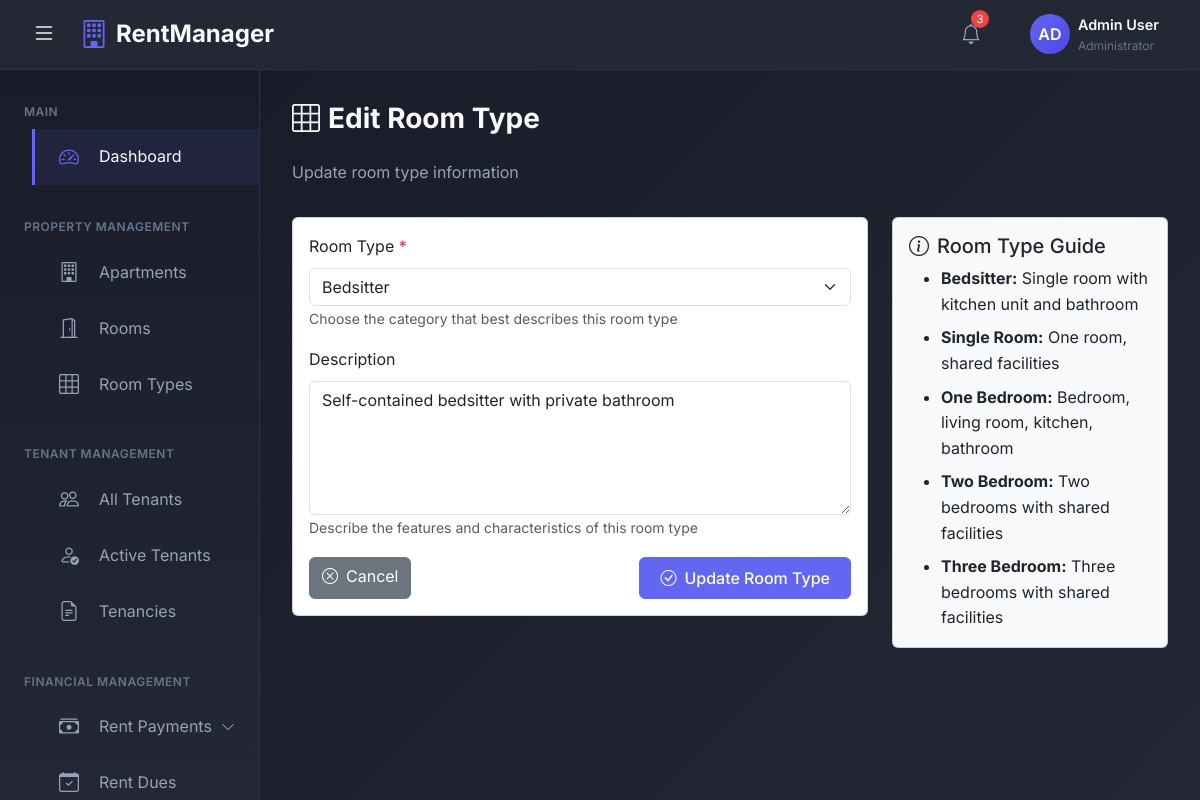
Page /room-types/1/edit/ (signed in) on the committed database.
### rental_app/models.py (models this page shows, shortened)
class RoomType(models.Model):
    ROOM_CHOICES = (
        ('bedsitter', 'Bedsitter'),
        ('single_room', 'Single Room'),
        ('one_bedroom', 'One Bedroom'),
        ('two_bedroom', 'Two Bedroom'),
        ('three_bedroom', 'Three Bedroom'),
    )
    name = models.CharField(max_length=50, choices=ROOM_CHOICES)
    description = models.TextField(blank=True)

### rental_app/views.py (the view, shortened to what this page needs)
# urls.py: path('room-types/<int:pk>/edit/', views.room_type_edit, name='room_type_edit'),
@login_required
def room_type_edit(request, pk):
    if not request.user.is_superuser:
        messages.error(request, 'Only administrators can edit room types.')
        return redirect('room_type_list')
    room_type = get_object_or_404(RoomType, pk=pk)
    room_choices = RoomType.ROOM_CHOICES
    context = {
        'room_type': room_type,
        'room_choices': room_choices,
        'is_edit': True,
    }
    return render(request, 'room_types/room_type_form.html', context)

### templates/room_types/room_type_form.html (shortened to what this page needs)
{% extends 'admin_base.html' %}
{% block content %}
<div class="page-header mb-4">
    <h1 class="page-title">
        <i class="bi bi-grid-3x3 me-2"></i>{% if is_edit %}Edit{% else %}Add New{% endif %} Room Type
    </h1>
    <p class="page-subtitle">{% if is_edit %}Update room type information{% else %}Create a new room type{% endif %}</p>
</div>
<div class="row">
    <div class="col-lg-8">
        <div class="card">
            <div class="card-body">
                <form method="post">
                    <div class="mb-3">
                        <label for="name" class="form-label">Room Type <span class="text-danger">*</span></label>
                        <select class="form-select" id="name" name="name" required>
                            {% for value, label in room_choices %}
                            <option value="{{ value }}"
                                {% if is_edit and room_type.name == value %}selected{% endif %}
                                {% if form_data.name == value %}selected{% endif %}>
                                {{ label }}
                            </option>
                            {% endfor %}
                        </select>
                        <small class="text-muted">Choose the category that best describes this room type</small>
                    </div>
                    <div class="mb-3">
                        <label for="description" class="form-label">Description</label>
                        <textarea class="form-control" id="description" name="description" rows="5"
                                  placeholder="Provide details about this room type...">{% if is_edit %}{{ room_type.description }}{% elif form_data %}{{ form_data.description }}{% endif %}</textarea>
                        <small class="text-muted">Describe the features and characteristics of this room type</small>
                    </div>
                    <div class="d-flex justify-content-between">
                        <a href="{% if is_edit %}{% url 'room_type_detail' room_type.pk %}{% else %}{% url 'room_type_list' %}{% endif %}" class="btn btn-secondary">
                            <i class="bi bi-x-circle me-2"></i>Cancel
                        </a>
                        <button type="submit" class="btn btn-primary">
                            <i class="bi bi-check-circle me-2"></i>{% if is_edit %}Update{% else %}Create{% endif %} Room Type
                        </button>
                    </div>
                </form>
            </div>
        </div>
    </div>
    <div class="col-lg-4">
        <div class="card bg-light">
            <div class="card-body">
                <h5 class="card-title">
                    <i class="bi bi-info-circle me-2"></i>Room Type Guide
                </h5>
                <ul class="mb-0">
                    <li class="mb-2"><strong>Bedsitter:</strong> Single room with kitchen unit and bathroom</li>
                    <li class="mb-2"><strong>Single Room:</strong> One room, shared facilities</li>
                    <li class="mb-2"><strong>One Bedroom:</strong> Bedroom, living room, kitchen, bathroom</li>
                    <li class="mb-2"><strong>Two Bedroom:</strong> Two bedrooms with shared facilities</li>
                    <li><strong>Three Bedroom:</strong> Three bedrooms with shared facilities</li>
                </ul>
            </div>
        </div>
    </div>
</div>
{% endblock %}

### templates/admin_base.html (style rules this page uses)
:root { --sidebar-width: 260px; --header-height: 70px; --primary-color: #1a1d29; --secondary-color: #232834; --accent-color: #6366f1; --accent-hover: #4f46e5; --text-primary: #f8fafc; --text-secondary: #94a3b8; --text-muted: #64748b; --border-color: #2d3343; --card-bg: #232834; --success-color: #10b981; --warning-color: #f59e0b; --danger-color: #ef4444; --bg-gradient: linear-gradient(135deg, #1a1d29 0%, #232834 100%); --sidebar-gradient: linear-gradient(180deg, #1a1d29 0%, #232834 100%); }
* { margin: 0; padding: 0; box-sizing: border-box; }
body { font-family: 'Inter', -apple-system, BlinkMacSystemFont, 'Segoe UI', Roboto, sans-serif; background-color: var(--primary-color); color: var(--text-primary); overflow-x: hidden; line-height: 1.6; font-weight: 400; }
.page-title { font-size: 1.75rem; font-weight: 700; color: var(--text-primary); margin-bottom: 1.5rem; }
.page-subtitle { font-size: 1rem; color: var(--text-secondary); margin-bottom: 2rem; }
.btn-primary { background-color: var(--accent-color); border-color: var(--accent-color); font-weight: 500; padding: 0.5rem 1.25rem; }
.main-content > * { animation: fadeIn 0.5s ease-out; }

### rows in the picture
RoomType: name "Bedsitter", description "Self-contained bedsitter with private bathroom"
